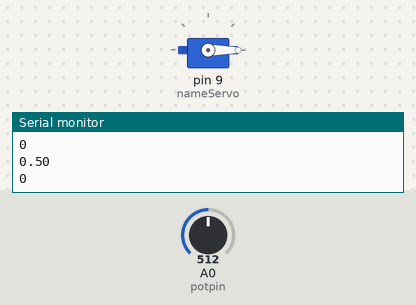
The sketch below on a simulated Arduino Uno, built with avr-gcc and run on an emulated ATmega328P. On the bench: servo, the last lines printed to the serial monitor. The test bench sets the inputs (shaded band); at power-on: A0 (potpin) = 512.

Above: at 1.2 s.
1.3 s: A0 (potpin) set to 716
At 2.2 s:
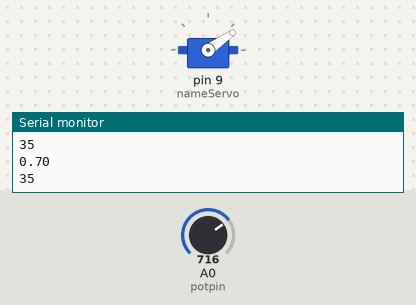
2.8 s: A0 (potpin) set to 900
At 3.2 s:
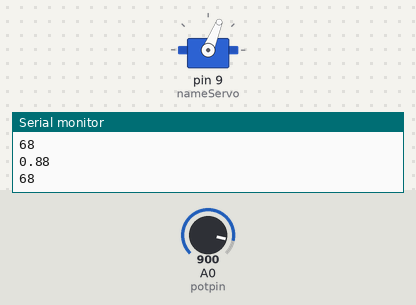
4.3 s: A0 (potpin) set to 1023
At 4.8 s:
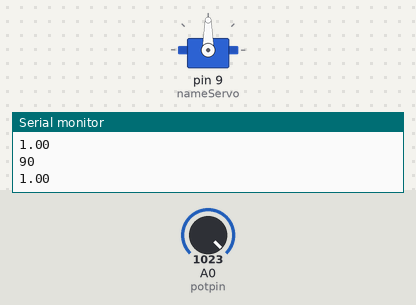
5.8 s: A0 (potpin) set to 511
At 7.0 s:
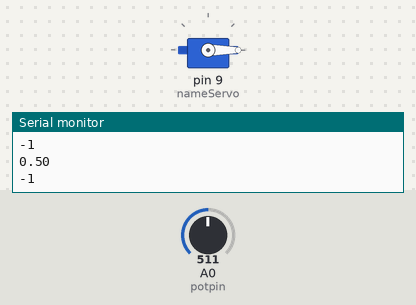
Timing chart, 0 to 8.3 s (numbered marks = the images above; inputs shaded):
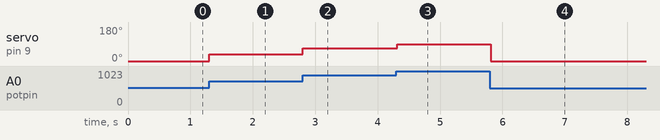

The sketch:

C1.ino
```cpp
#include <Servo.h>
#define potpin A0
#define servo 9

Servo nameServo;
int pot=0;
int x,val;

void setup()
{
  Serial.begin(9600);
  nameServo.attach(9);
}

void loop()
{
  x = analogRead(potpin);
  val= map(x, 0,1023,-90, 90); //val= map(x, 0,1023,0, 180);
  nameServo.write(val);
  delay(15);
  Serial.println(x/1023.0);
  Serial.println(val);
}
```

Measured:
- after the input at 1.3 s, servo on pin 9 (nameServo): 0° → 35° at once
- after the input at 2.8 s, servo on pin 9 (nameServo): 35° → 68° at once
- after the input at 4.3 s, servo on pin 9 (nameServo): 68° → 90° at once
- after the input at 5.8 s, servo on pin 9 (nameServo): 90° → 0° at once
